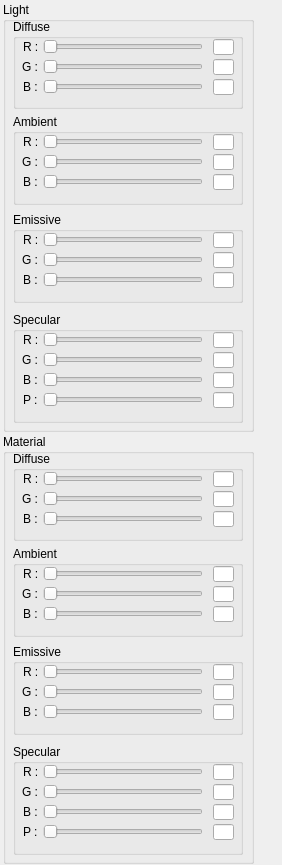
<?xml version="1.0" encoding="UTF-8"?>
<ui version="4.0">
 <class>LightDialog</class>
 <widget class="QDialog" name="LightDialog">
  <property name="geometry">
   <rect>
    <x>0</x>
    <y>0</y>
    <width>282</width>
    <height>865</height>
   </rect>
  </property>
  <property name="windowTitle">
   <string>Dialog</string>
  </property>
  <widget class="QGroupBox" name="groupBox_3">
   <property name="geometry">
    <rect>
     <x>3</x>
     <y>2</y>
     <width>251</width>
     <height>430</height>
    </rect>
   </property>
   <property name="title">
    <string>Light</string>
   </property>
   <widget class="QGroupBox" name="groupBox_2">
    <property name="geometry">
     <rect>
      <x>10</x>
      <y>112</y>
      <width>230</width>
      <height>91</height>
     </rect>
    </property>
    <property name="title">
     <string>Ambient</string>
    </property>
    <widget class="QSlider" name="sliderAR">
     <property name="geometry">
      <rect>
       <x>30</x>
       <y>20</y>
       <width>160</width>
       <height>16</height>
      </rect>
     </property>
     <property name="orientation">
      <enum>Qt::Horizontal</enum>
     </property>
    </widget>
    <widget class="QLabel" name="label_7">
     <property name="geometry">
      <rect>
       <x>10</x>
       <y>20</y>
       <width>21</width>
       <height>16</height>
      </rect>
     </property>
     <property name="text">
      <string>R :</string>
     </property>
    </widget>
    <widget class="QLabel" name="label_8">
     <property name="geometry">
      <rect>
       <x>9</x>
       <y>40</y>
       <width>21</width>
       <height>16</height>
      </rect>
     </property>
     <property name="text">
      <string>G :</string>
     </property>
    </widget>
    <widget class="QLabel" name="label_9">
     <property name="geometry">
      <rect>
       <x>10</x>
       <y>60</y>
       <width>21</width>
       <height>16</height>
      </rect>
     </property>
     <property name="text">
      <string>B :</string>
     </property>
    </widget>
    <widget class="QSlider" name="sliderAG">
     <property name="geometry">
      <rect>
       <x>30</x>
       <y>40</y>
       <width>160</width>
       <height>16</height>
      </rect>
     </property>
     <property name="orientation">
      <enum>Qt::Horizontal</enum>
     </property>
    </widget>
    <widget class="QSlider" name="sliderAB">
     <property name="geometry">
      <rect>
       <x>30</x>
       <y>60</y>
       <width>160</width>
       <height>16</height>
      </rect>
     </property>
     <property name="orientation">
      <enum>Qt::Horizontal</enum>
     </property>
    </widget>
    <widget class="QLineEdit" name="editAR">
     <property name="geometry">
      <rect>
       <x>200</x>
       <y>20</y>
       <width>21</width>
       <height>16</height>
      </rect>
     </property>
    </widget>
    <widget class="QLineEdit" name="editAG">
     <property name="geometry">
      <rect>
       <x>200</x>
       <y>40</y>
       <width>21</width>
       <height>16</height>
      </rect>
     </property>
    </widget>
    <widget class="QLineEdit" name="editAB">
     <property name="geometry">
      <rect>
       <x>200</x>
       <y>60</y>
       <width>21</width>
       <height>16</height>
      </rect>
     </property>
    </widget>
   </widget>
   <widget class="QGroupBox" name="groupBox">
    <property name="geometry">
     <rect>
      <x>10</x>
      <y>17</y>
      <width>230</width>
      <height>90</height>
     </rect>
    </property>
    <property name="title">
     <string>Diffuse</string>
    </property>
    <widget class="QSlider" name="sliderDR">
     <property name="geometry">
      <rect>
       <x>30</x>
       <y>20</y>
       <width>160</width>
       <height>16</height>
      </rect>
     </property>
     <property name="orientation">
      <enum>Qt::Horizontal</enum>
     </property>
    </widget>
    <widget class="QLabel" name="label">
     <property name="geometry">
      <rect>
       <x>10</x>
       <y>20</y>
       <width>21</width>
       <height>16</height>
      </rect>
     </property>
     <property name="text">
      <string>R :</string>
     </property>
    </widget>
    <widget class="QLabel" name="label_2">
     <property name="geometry">
      <rect>
       <x>9</x>
       <y>40</y>
       <width>21</width>
       <height>16</height>
      </rect>
     </property>
     <property name="text">
      <string>G :</string>
     </property>
    </widget>
    <widget class="QLabel" name="label_3">
     <property name="geometry">
      <rect>
       <x>10</x>
       <y>60</y>
       <width>21</width>
       <height>16</height>
      </rect>
     </property>
     <property name="text">
      <string>B :</string>
     </property>
    </widget>
    <widget class="QSlider" name="sliderDG">
     <property name="geometry">
      <rect>
       <x>30</x>
       <y>40</y>
       <width>160</width>
       <height>16</height>
      </rect>
     </property>
     <property name="orientation">
      <enum>Qt::Horizontal</enum>
     </property>
    </widget>
    <widget class="QSlider" name="sliderDB">
     <property name="geometry">
      <rect>
       <x>30</x>
       <y>60</y>
       <width>160</width>
       <height>16</height>
      </rect>
     </property>
     <property name="orientation">
      <enum>Qt::Horizontal</enum>
     </property>
    </widget>
    <widget class="QLineEdit" name="editDR">
     <property name="geometry">
      <rect>
       <x>200</x>
       <y>20</y>
       <width>21</width>
       <height>16</height>
      </rect>
     </property>
    </widget>
    <widget class="QLineEdit" name="editDG">
     <property name="geometry">
      <rect>
       <x>200</x>
       <y>40</y>
       <width>21</width>
       <height>16</height>
      </rect>
     </property>
    </widget>
    <widget class="QLineEdit" name="editDB">
     <property name="geometry">
      <rect>
       <x>200</x>
       <y>60</y>
       <width>21</width>
       <height>16</height>
      </rect>
     </property>
    </widget>
   </widget>
   <widget class="QGroupBox" name="groupBox_4">
    <property name="geometry">
     <rect>
      <x>10</x>
      <y>210</y>
      <width>230</width>
      <height>91</height>
     </rect>
    </property>
    <property name="title">
     <string>Emissive</string>
    </property>
    <widget class="QSlider" name="sliderER">
     <property name="geometry">
      <rect>
       <x>30</x>
       <y>20</y>
       <width>160</width>
       <height>16</height>
      </rect>
     </property>
     <property name="orientation">
      <enum>Qt::Horizontal</enum>
     </property>
    </widget>
    <widget class="QLabel" name="label_16">
     <property name="geometry">
      <rect>
       <x>10</x>
       <y>20</y>
       <width>21</width>
       <height>16</height>
      </rect>
     </property>
     <property name="text">
      <string>R :</string>
     </property>
    </widget>
    <widget class="QLabel" name="label_17">
     <property name="geometry">
      <rect>
       <x>9</x>
       <y>40</y>
       <width>21</width>
       <height>16</height>
      </rect>
     </property>
     <property name="text">
      <string>G :</string>
     </property>
    </widget>
    <widget class="QLabel" name="label_18">
     <property name="geometry">
      <rect>
       <x>10</x>
       <y>60</y>
       <width>21</width>
       <height>16</height>
      </rect>
     </property>
     <property name="text">
      <string>B :</string>
     </property>
    </widget>
    <widget class="QSlider" name="sliderEG">
     <property name="geometry">
      <rect>
       <x>30</x>
       <y>40</y>
       <width>160</width>
       <height>16</height>
      </rect>
     </property>
     <property name="orientation">
      <enum>Qt::Horizontal</enum>
     </property>
    </widget>
    <widget class="QSlider" name="sliderEB">
     <property name="geometry">
      <rect>
       <x>30</x>
       <y>60</y>
       <width>160</width>
       <height>16</height>
      </rect>
     </property>
     <property name="orientation">
      <enum>Qt::Horizontal</enum>
     </property>
    </widget>
    <widget class="QLineEdit" name="editER">
     <property name="geometry">
      <rect>
       <x>200</x>
       <y>20</y>
       <width>21</width>
       <height>16</height>
      </rect>
     </property>
    </widget>
    <widget class="QLineEdit" name="editEG">
     <property name="geometry">
      <rect>
       <x>200</x>
       <y>40</y>
       <width>21</width>
       <height>16</height>
      </rect>
     </property>
    </widget>
    <widget class="QLineEdit" name="editEB">
     <property name="geometry">
      <rect>
       <x>200</x>
       <y>60</y>
       <width>21</width>
       <height>16</height>
      </rect>
     </property>
    </widget>
   </widget>
   <widget class="QGroupBox" name="groupBox_5">
    <property name="geometry">
     <rect>
      <x>10</x>
      <y>310</y>
      <width>230</width>
      <height>111</height>
     </rect>
    </property>
    <property name="title">
     <string>Specular</string>
    </property>
    <widget class="QSlider" name="sliderSR">
     <property name="geometry">
      <rect>
       <x>30</x>
       <y>20</y>
       <width>160</width>
       <height>16</height>
      </rect>
     </property>
     <property name="orientation">
      <enum>Qt::Horizontal</enum>
     </property>
    </widget>
    <widget class="QLabel" name="label_22">
     <property name="geometry">
      <rect>
       <x>10</x>
       <y>20</y>
       <width>21</width>
       <height>16</height>
      </rect>
     </property>
     <property name="text">
      <string>R :</string>
     </property>
    </widget>
    <widget class="QLabel" name="label_23">
     <property name="geometry">
      <rect>
       <x>9</x>
       <y>40</y>
       <width>21</width>
       <height>16</height>
      </rect>
     </property>
     <property name="text">
      <string>G :</string>
     </property>
    </widget>
    <widget class="QLabel" name="label_24">
     <property name="geometry">
      <rect>
       <x>10</x>
       <y>60</y>
       <width>21</width>
       <height>16</height>
      </rect>
     </property>
     <property name="text">
      <string>B :</string>
     </property>
    </widget>
    <widget class="QSlider" name="sliderSG">
     <property name="geometry">
      <rect>
       <x>30</x>
       <y>40</y>
       <width>160</width>
       <height>16</height>
      </rect>
     </property>
     <property name="orientation">
      <enum>Qt::Horizontal</enum>
     </property>
    </widget>
    <widget class="QSlider" name="sliderSB">
     <property name="geometry">
      <rect>
       <x>30</x>
       <y>60</y>
       <width>160</width>
       <height>16</height>
      </rect>
     </property>
     <property name="orientation">
      <enum>Qt::Horizontal</enum>
     </property>
    </widget>
    <widget class="QLineEdit" name="editSR">
     <property name="geometry">
      <rect>
       <x>200</x>
       <y>20</y>
       <width>21</width>
       <height>16</height>
      </rect>
     </property>
    </widget>
    <widget class="QLineEdit" name="editSG">
     <property name="geometry">
      <rect>
       <x>200</x>
       <y>40</y>
       <width>21</width>
       <height>16</height>
      </rect>
     </property>
    </widget>
    <widget class="QLineEdit" name="editSB">
     <property name="geometry">
      <rect>
       <x>200</x>
       <y>60</y>
       <width>21</width>
       <height>16</height>
      </rect>
     </property>
    </widget>
    <widget class="QLabel" name="label_25">
     <property name="geometry">
      <rect>
       <x>10</x>
       <y>80</y>
       <width>21</width>
       <height>16</height>
      </rect>
     </property>
     <property name="text">
      <string>P :</string>
     </property>
    </widget>
    <widget class="QSlider" name="sliderPow">
     <property name="geometry">
      <rect>
       <x>30</x>
       <y>80</y>
       <width>160</width>
       <height>16</height>
      </rect>
     </property>
     <property name="orientation">
      <enum>Qt::Horizontal</enum>
     </property>
    </widget>
    <widget class="QLineEdit" name="editPow">
     <property name="geometry">
      <rect>
       <x>200</x>
       <y>80</y>
       <width>21</width>
       <height>16</height>
      </rect>
     </property>
    </widget>
   </widget>
  </widget>
  <widget class="QGroupBox" name="groupBox_6">
   <property name="geometry">
    <rect>
     <x>3</x>
     <y>434</y>
     <width>251</width>
     <height>430</height>
    </rect>
   </property>
   <property name="title">
    <string>Material</string>
   </property>
   <widget class="QGroupBox" name="groupBox_7">
    <property name="geometry">
     <rect>
      <x>10</x>
      <y>112</y>
      <width>230</width>
      <height>91</height>
     </rect>
    </property>
    <property name="title">
     <string>Ambient</string>
    </property>
    <widget class="QSlider" name="sliderMAR">
     <property name="geometry">
      <rect>
       <x>30</x>
       <y>20</y>
       <width>160</width>
       <height>16</height>
      </rect>
     </property>
     <property name="orientation">
      <enum>Qt::Horizontal</enum>
     </property>
    </widget>
    <widget class="QLabel" name="label_26">
     <property name="geometry">
      <rect>
       <x>10</x>
       <y>20</y>
       <width>21</width>
       <height>16</height>
      </rect>
     </property>
     <property name="text">
      <string>R :</string>
     </property>
    </widget>
    <widget class="QLabel" name="label_27">
     <property name="geometry">
      <rect>
       <x>9</x>
       <y>40</y>
       <width>21</width>
       <height>16</height>
      </rect>
     </property>
     <property name="text">
      <string>G :</string>
     </property>
    </widget>
    <widget class="QLabel" name="label_28">
     <property name="geometry">
      <rect>
       <x>10</x>
       <y>60</y>
       <width>21</width>
       <height>16</height>
      </rect>
     </property>
     <property name="text">
      <string>B :</string>
     </property>
    </widget>
    <widget class="QSlider" name="sliderMAG">
     <property name="geometry">
      <rect>
       <x>30</x>
       <y>40</y>
       <width>160</width>
       <height>16</height>
      </rect>
     </property>
     <property name="orientation">
      <enum>Qt::Horizontal</enum>
     </property>
    </widget>
    <widget class="QSlider" name="sliderMAB">
     <property name="geometry">
      <rect>
       <x>30</x>
       <y>60</y>
       <width>160</width>
       <height>16</height>
      </rect>
     </property>
     <property name="orientation">
      <enum>Qt::Horizontal</enum>
     </property>
    </widget>
    <widget class="QLineEdit" name="editMAR">
     <property name="geometry">
      <rect>
       <x>200</x>
       <y>20</y>
       <width>21</width>
       <height>16</height>
      </rect>
     </property>
    </widget>
    <widget class="QLineEdit" name="editMAG">
     <property name="geometry">
      <rect>
       <x>200</x>
       <y>40</y>
       <width>21</width>
       <height>16</height>
      </rect>
     </property>
    </widget>
    <widget class="QLineEdit" name="editMAB">
     <property name="geometry">
      <rect>
       <x>200</x>
       <y>60</y>
       <width>21</width>
       <height>16</height>
      </rect>
     </property>
    </widget>
   </widget>
   <widget class="QGroupBox" name="groupBox_8">
    <property name="geometry">
     <rect>
      <x>10</x>
      <y>17</y>
      <width>230</width>
      <height>90</height>
     </rect>
    </property>
    <property name="title">
     <string>Diffuse</string>
    </property>
    <widget class="QSlider" name="sliderMDR">
     <property name="geometry">
      <rect>
       <x>30</x>
       <y>20</y>
       <width>160</width>
       <height>16</height>
      </rect>
     </property>
     <property name="orientation">
      <enum>Qt::Horizontal</enum>
     </property>
    </widget>
    <widget class="QLabel" name="label_29">
     <property name="geometry">
      <rect>
       <x>10</x>
       <y>20</y>
       <width>21</width>
       <height>16</height>
      </rect>
     </property>
     <property name="text">
      <string>R :</string>
     </property>
    </widget>
    <widget class="QLabel" name="label_30">
     <property name="geometry">
      <rect>
       <x>9</x>
       <y>40</y>
       <width>21</width>
       <height>16</height>
      </rect>
     </property>
     <property name="text">
      <string>G :</string>
     </property>
    </widget>
    <widget class="QLabel" name="label_31">
     <property name="geometry">
      <rect>
       <x>10</x>
       <y>60</y>
       <width>21</width>
       <height>16</height>
      </rect>
     </property>
     <property name="text">
      <string>B :</string>
     </property>
    </widget>
    <widget class="QSlider" name="sliderMDG">
     <property name="geometry">
      <rect>
       <x>30</x>
       <y>40</y>
       <width>160</width>
       <height>16</height>
      </rect>
     </property>
     <property name="orientation">
      <enum>Qt::Horizontal</enum>
     </property>
    </widget>
    <widget class="QSlider" name="sliderMDB">
     <property name="geometry">
      <rect>
       <x>30</x>
       <y>60</y>
       <width>160</width>
       <height>16</height>
      </rect>
     </property>
     <property name="orientation">
      <enum>Qt::Horizontal</enum>
     </property>
    </widget>
    <widget class="QLineEdit" name="editMDR">
     <property name="geometry">
      <rect>
       <x>200</x>
       <y>20</y>
       <width>21</width>
       <height>16</height>
      </rect>
     </property>
    </widget>
    <widget class="QLineEdit" name="editMDG">
     <property name="geometry">
      <rect>
       <x>200</x>
       <y>40</y>
       <width>21</width>
       <height>16</height>
      </rect>
     </property>
    </widget>
    <widget class="QLineEdit" name="editMDB">
     <property name="geometry">
      <rect>
       <x>200</x>
       <y>60</y>
       <width>21</width>
       <height>16</height>
      </rect>
     </property>
    </widget>
   </widget>
   <widget class="QGroupBox" name="groupBox_9">
    <property name="geometry">
     <rect>
      <x>10</x>
      <y>210</y>
      <width>230</width>
      <height>91</height>
     </rect>
    </property>
    <property name="title">
     <string>Emissive</string>
    </property>
    <widget class="QSlider" name="sliderMER">
     <property name="geometry">
      <rect>
       <x>30</x>
       <y>20</y>
       <width>160</width>
       <height>16</height>
      </rect>
     </property>
     <property name="orientation">
      <enum>Qt::Horizontal</enum>
     </property>
    </widget>
    <widget class="QLabel" name="label_32">
     <property name="geometry">
      <rect>
       <x>10</x>
       <y>20</y>
       <width>21</width>
       <height>16</height>
      </rect>
     </property>
     <property name="text">
      <string>R :</string>
     </property>
    </widget>
    <widget class="QLabel" name="label_33">
     <property name="geometry">
      <rect>
       <x>9</x>
       <y>40</y>
       <width>21</width>
       <height>16</height>
      </rect>
     </property>
     <property name="text">
      <string>G :</string>
     </property>
    </widget>
    <widget class="QLabel" name="label_34">
     <property name="geometry">
      <rect>
       <x>10</x>
       <y>60</y>
       <width>21</width>
       <height>16</height>
      </rect>
     </property>
     <property name="text">
      <string>B :</string>
     </property>
    </widget>
    <widget class="QSlider" name="sliderMEG">
     <property name="geometry">
      <rect>
       <x>30</x>
       <y>40</y>
       <width>160</width>
       <height>16</height>
      </rect>
     </property>
     <property name="orientation">
      <enum>Qt::Horizontal</enum>
     </property>
    </widget>
    <widget class="QSlider" name="sliderMEB">
     <property name="geometry">
      <rect>
       <x>30</x>
       <y>60</y>
       <width>160</width>
       <height>16</height>
      </rect>
     </property>
     <property name="orientation">
      <enum>Qt::Horizontal</enum>
     </property>
    </widget>
    <widget class="QLineEdit" name="editMER">
     <property name="geometry">
      <rect>
       <x>200</x>
       <y>20</y>
       <width>21</width>
       <height>16</height>
      </rect>
     </property>
    </widget>
    <widget class="QLineEdit" name="editMEG">
     <property name="geometry">
      <rect>
       <x>200</x>
       <y>40</y>
       <width>21</width>
       <height>16</height>
      </rect>
     </property>
    </widget>
    <widget class="QLineEdit" name="editMEB">
     <property name="geometry">
      <rect>
       <x>200</x>
       <y>60</y>
       <width>21</width>
       <height>16</height>
      </rect>
     </property>
    </widget>
   </widget>
   <widget class="QGroupBox" name="groupBox_10">
    <property name="geometry">
     <rect>
      <x>10</x>
      <y>310</y>
      <width>230</width>
      <height>111</height>
     </rect>
    </property>
    <property name="title">
     <string>Specular</string>
    </property>
    <widget class="QSlider" name="sliderMSR">
     <property name="geometry">
      <rect>
       <x>30</x>
       <y>20</y>
       <width>160</width>
       <height>16</height>
      </rect>
     </property>
     <property name="orientation">
      <enum>Qt::Horizontal</enum>
     </property>
    </widget>
    <widget class="QLabel" name="label_35">
     <property name="geometry">
      <rect>
       <x>10</x>
       <y>20</y>
       <width>21</width>
       <height>16</height>
      </rect>
     </property>
     <property name="text">
      <string>R :</string>
     </property>
    </widget>
    <widget class="QLabel" name="label_36">
     <property name="geometry">
      <rect>
       <x>9</x>
       <y>40</y>
       <width>21</width>
       <height>16</height>
      </rect>
     </property>
     <property name="text">
      <string>G :</string>
     </property>
    </widget>
    <widget class="QLabel" name="label_37">
     <property name="geometry">
      <rect>
       <x>10</x>
       <y>60</y>
       <width>21</width>
       <height>16</height>
      </rect>
     </property>
     <property name="text">
      <string>B :</string>
     </property>
    </widget>
    <widget class="QSlider" name="sliderMSG">
     <property name="geometry">
      <rect>
       <x>30</x>
       <y>40</y>
       <width>160</width>
       <height>16</height>
      </rect>
     </property>
     <property name="orientation">
      <enum>Qt::Horizontal</enum>
     </property>
    </widget>
    <widget class="QSlider" name="sliderMSB">
     <property name="geometry">
      <rect>
       <x>30</x>
       <y>60</y>
       <width>160</width>
       <height>16</height>
      </rect>
     </property>
     <property name="orientation">
      <enum>Qt::Horizontal</enum>
     </property>
    </widget>
    <widget class="QLineEdit" name="editMSR">
     <property name="geometry">
      <rect>
       <x>200</x>
       <y>20</y>
       <width>21</width>
       <height>16</height>
      </rect>
     </property>
    </widget>
    <widget class="QLineEdit" name="editMSG">
     <property name="geometry">
      <rect>
       <x>200</x>
       <y>40</y>
       <width>21</width>
       <height>16</height>
      </rect>
     </property>
    </widget>
    <widget class="QLineEdit" name="editMSB">
     <property name="geometry">
      <rect>
       <x>200</x>
       <y>60</y>
       <width>21</width>
       <height>16</height>
      </rect>
     </property>
    </widget>
    <widget class="QLabel" name="label_38">
     <property name="geometry">
      <rect>
       <x>10</x>
       <y>80</y>
       <width>21</width>
       <height>16</height>
      </rect>
     </property>
     <property name="text">
      <string>P :</string>
     </property>
    </widget>
    <widget class="QSlider" name="sliderMPow">
     <property name="geometry">
      <rect>
       <x>30</x>
       <y>80</y>
       <width>160</width>
       <height>16</height>
      </rect>
     </property>
     <property name="orientation">
      <enum>Qt::Horizontal</enum>
     </property>
    </widget>
    <widget class="QLineEdit" name="editMPow">
     <property name="geometry">
      <rect>
       <x>200</x>
       <y>80</y>
       <width>21</width>
       <height>16</height>
      </rect>
     </property>
    </widget>
   </widget>
  </widget>
 </widget>
 <resources/>
 <connections/>
</ui>
